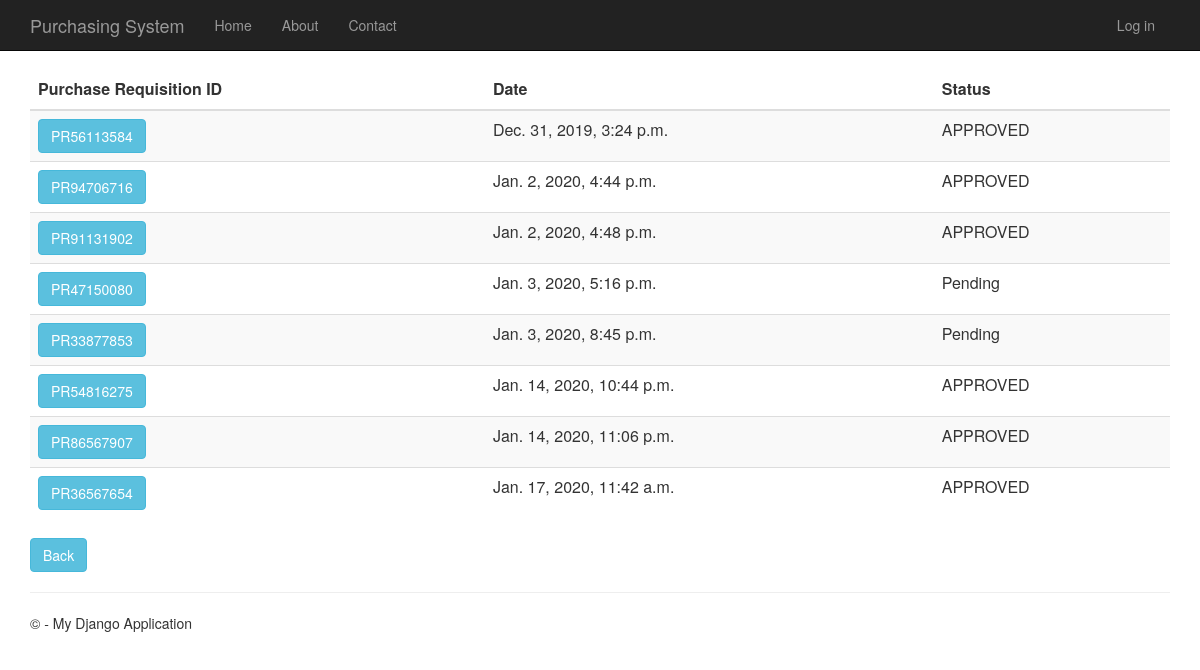
Before: /purchaserequisitionhistory with the older database file.
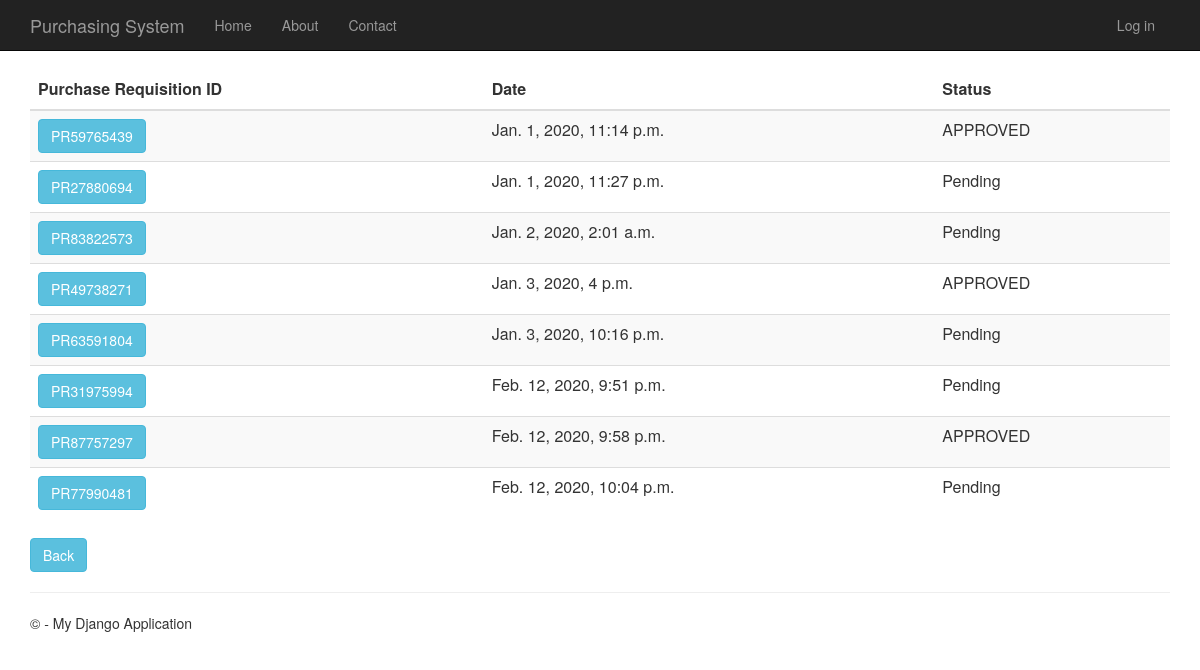
After: the same page with the newer database file.
### PurchaseRequisition/models.py (models this page shows)
class PurchaseRequisition(models.Model):
    pr_id= models.CharField(max_length=10, primary_key=True) #takes character
    description= models.TextField(null=True,default=None, blank=True)
    time_created= models.DateTimeField()
    total_price= models.DecimalField(max_digits=10, decimal_places=2, default=Decimal('0.00'))
    status= models.TextField(max_length=10, default="Pending")
    person_id = models.ForeignKey(Person)
    def __str__(self):
        return str(self.pr_id)

### PurchaseRequisition/views.py (the view)
# urls.py: url(r'^purchaserequisitionhistory', PurchaseRequisition.views.purchaserequisitionhistory, name="purchase_requisition_history"),
def purchaserequisitionhistory(request):
    purchase_requisitions = PurchaseRequisition.objects.all()
    print(purchase_requisitions)
    context = {
            'title':'Purchase Requisition History',
            'rows':purchase_requisitions
        }
    return render(request,'PurchaseRequisition/purchaserequisitionhistory.html',context)

### PurchaseRequisition/templates/PurchaseRequisition/purchaserequisitionhistory.html
﻿{% extends "app/layout.html" %}
{% block content %}
<div class="purchaseorderhistory margintop" action="menu" >
    <form action="purchaserequisitionhistorydetails" method="GET">
        <table class="table table-striped margintop">
          <thead>
            <tr>
              <th scope="col">Purchase Requisition ID</th>
              <th scope="col">Date</th>
              <th scope="col">Status</th>
            </tr>
          </thead>
          <tbody>
              {% for r in rows %}
            <tr>
                 <td><button type="submit" name="pr_id" value="{{r.pr_id}}" class="btn btn-info" >{{r.pr_id}}</button></td>
                 <td>{{r.time_created}}</td>
                 <td>{{r.status}}</td>
            </tr>
              {% endfor %}
          </tbody>
        </table>
    </form>
       <form action="menu">
        <div class="margintop">
            <button type="submit" class="btn btn-info" >Back</button>
        </div>
    </form>
</div>
{% endblock %}

Changed rows visible on the page:
removed PurchaseRequisition: pr_id "PR56113584", time_created "Dec. 31, 2019, 3:24 p.m.", status "APPROVED"
removed PurchaseRequisition: pr_id "PR94706716", time_created "Jan. 2, 2020, 4:44 p.m.", status "APPROVED"
removed PurchaseRequisition: pr_id "PR91131902", time_created "Jan. 2, 2020, 4:48 p.m.", status "APPROVED"
removed PurchaseRequisition: pr_id "PR47150080", time_created "Jan. 3, 2020, 5:16 p.m.", status "Pending"
removed PurchaseRequisition: pr_id "PR33877853", time_created "Jan. 3, 2020, 8:45 p.m.", status "Pending"
removed PurchaseRequisition: pr_id "PR54816275", time_created "Jan. 14, 2020, 10:44 p.m.", status "APPROVED"
removed PurchaseRequisition: pr_id "PR86567907", time_created "Jan. 14, 2020, 11:06 p.m.", status "APPROVED"
removed PurchaseRequisition: pr_id "PR36567654", time_created "Jan. 17, 2020, 11:42 a.m.", status "APPROVED"
added PurchaseRequisition: pr_id "PR59765439", time_created "Jan. 1, 2020, 11:14 p.m.", status "APPROVED"
added PurchaseRequisition: pr_id "PR27880694", time_created "Jan. 1, 2020, 11:27 p.m.", status "Pending"
added PurchaseRequisition: pr_id "PR83822573", time_created "Jan. 2, 2020, 2:01 a.m.", status "Pending"
added PurchaseRequisition: pr_id "PR49738271", time_created "Jan. 3, 2020, 4 p.m.", status "APPROVED"
added PurchaseRequisition: pr_id "PR63591804", time_created "Jan. 3, 2020, 10:16 p.m.", status "Pending"
added PurchaseRequisition: pr_id "PR31975994", time_created "Feb. 12, 2020, 9:51 p.m.", status "Pending"
added PurchaseRequisition: pr_id "PR87757297", time_created "Feb. 12, 2020, 9:58 p.m.", status "APPROVED"
added PurchaseRequisition: pr_id "PR77990481", time_created "Feb. 12, 2020, 10:04 p.m.", status "Pending"
